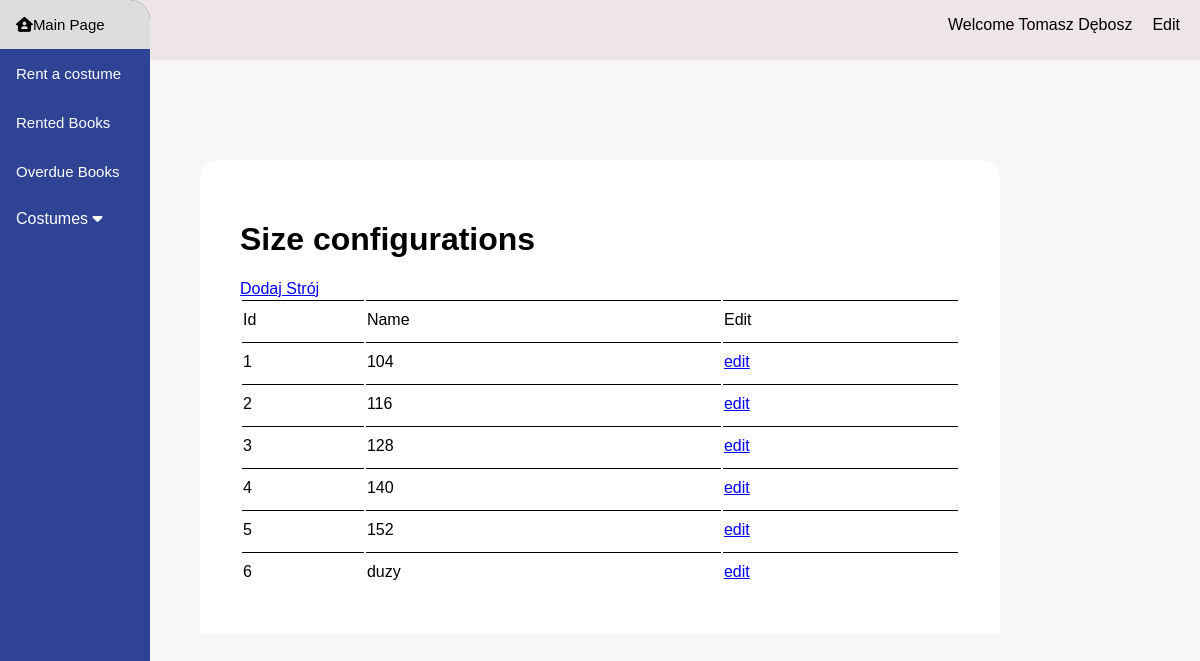
The page /sizes.php (signed in) on the database its author committed.
### tables this page shows
CREATE TABLE `sizes` (
  `id_sizes` int(11) NOT NULL,
  `size` varchar(11) NOT NULL
);

### sizes.php (the view, shortened to what this page needs)
<?php
    require_once ('includes/config.php');
    $site_title = "Size configurations";
    $conn = new mysqli($servername, $username, $password, $db_name);
    $sql = "SELECT * FROM sizes";
    $results = $conn->query($sql);
?>
<!DOCTYPE html>
<html lang="en">
<head>
    <link rel="stylesheet" href="styles/style.css">
</head>
<body>
<?php include('includes/header.php') ?>
    <div class="content">
        <?php include('includes/navbar-top.php') ?>
        <div class="list">
            <div class="menu">
                <h1><?php echo $site_title; ?></h1>
                <a href="add_costume.php">Dodaj Strój</a>
            </div>
            <table>
                <thead>
                    <td>Id</td>
                    <td>Name</td>
                    <td>Edit</td>
                </thead>
                <?php
                if($results->num_rows>0){
                    while($row = $results->fetch_assoc()) {
                        echo '<tr>
                        <td>'.$row['id_sizes'].'</td>
                        <td>'.$row['size'].'</td>
                        <td><a href="edit_size.php?id='.$row['id_sizes'].'">edit</a></td>
                    </tr>';
                    }
                }
                ?>
            </table>
        </div>
    </div>
</body>
</html>

### styles/style.css (style rules this page uses)
* { -webkit-box-sizing: border-box; box-sizing: border-box; }
body { margin: 0; font-family: Arial, Helvetica, sans-serif; background-color: #f8f6f7; }
.content .menu { width: 100%; }
.content .list { margin-left: 200px; margin-right: 200px; margin-top: 100px; padding: 40px; border-top-left-radius: 20px; border-top-right-radius: 20px; background-color: white; }
.content .list table { width: 100%; }
.content .list tr { height: 40px; }
.content .list td { border-top: 1px solid black; }
.content .list a { color: blue; }

### rows shown on the page
sizes: id_sizes "1", size "104"
sizes: id_sizes "2", size "116"
sizes: id_sizes "3", size "128"
sizes: id_sizes "4", size "140"
sizes: id_sizes "5", size "152"
sizes: id_sizes "6", size "duzy"

### other values the page prints
$site_title "Size configurations"
